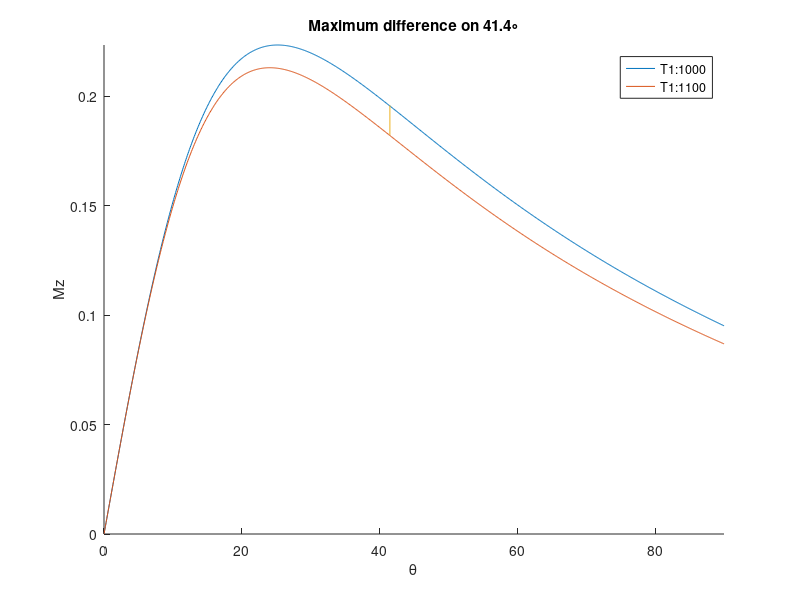

Reproduce this figure in MATLAB.
% Initialize values
clear;clc;
TR = 100;
T2_dephasing = 50;
n=901;
Alpha = linspace(0,pi/2,n);

%% Calculate Mz
T1 = [1000 1100]
% for T1_1
Mz(1,:) = ((1-exp(-TR/T1(1))).*sin(Alpha))./(1-exp(-TR/T1(1)).*cos(Alpha)); 

%% for T1_2
Mz(2,:) = ((1-exp(-TR/T1(2))).*sin(Alpha))./(1-exp(-TR/T1(2)).*cos(Alpha)); 

%% Find maximum MRI image brightness difference between the two tissues(T1s)
different = abs(Mz(2,:)-Mz(1,:));
index = find(different == max(different));
maxAngle = Alpha(index)*180/pi

%% Show the result
figure();
hold on
plot(Alpha*180/pi,Mz(1,:))
plot(Alpha*180/pi,Mz(2,:))
plot([index/10 index/10],Mz(:,index))
txt = ['Maximum difference on ',num2str(maxAngle),'\circ'];
xlabel("θ")
ylabel("Mz")
title(txt)
legend([strcat("T1: ",num2str(T1(1))); strcat("T1: ",num2str(T1(2)))])
axis([0 90 min(Mz(:)) max(Mz(:))])
